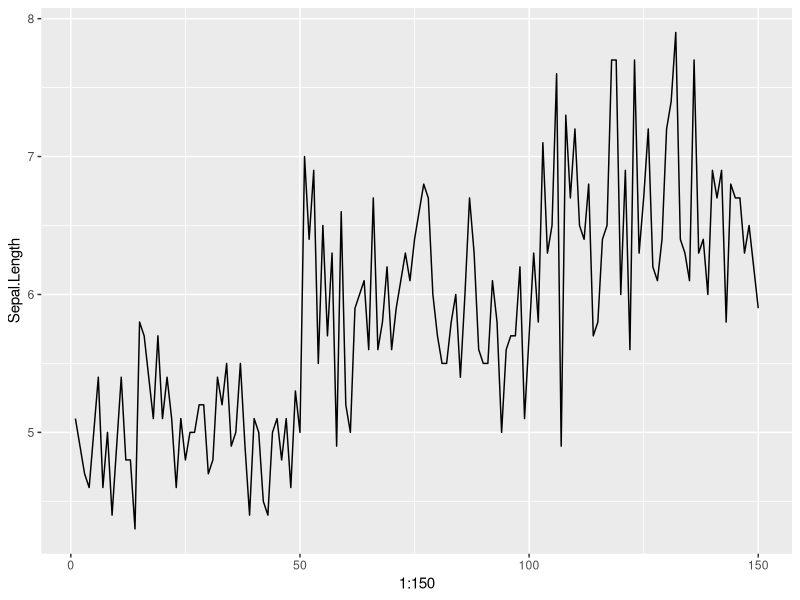
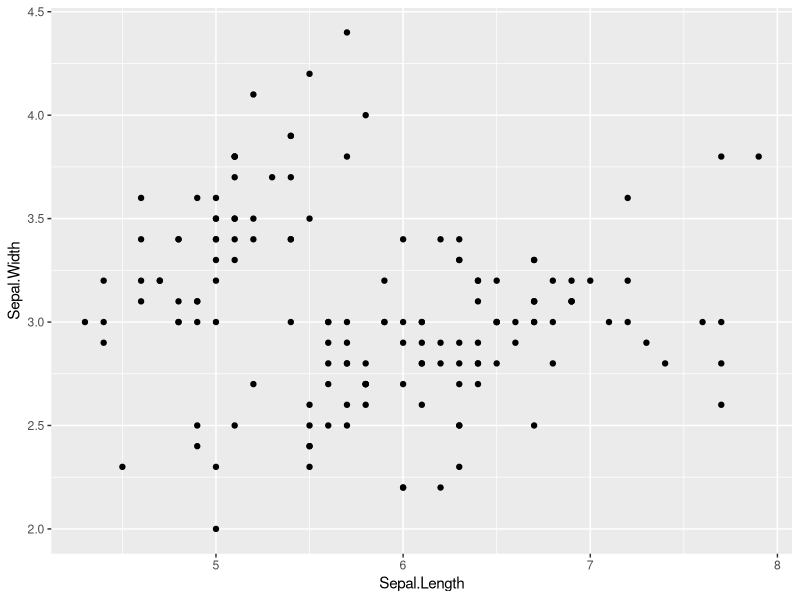
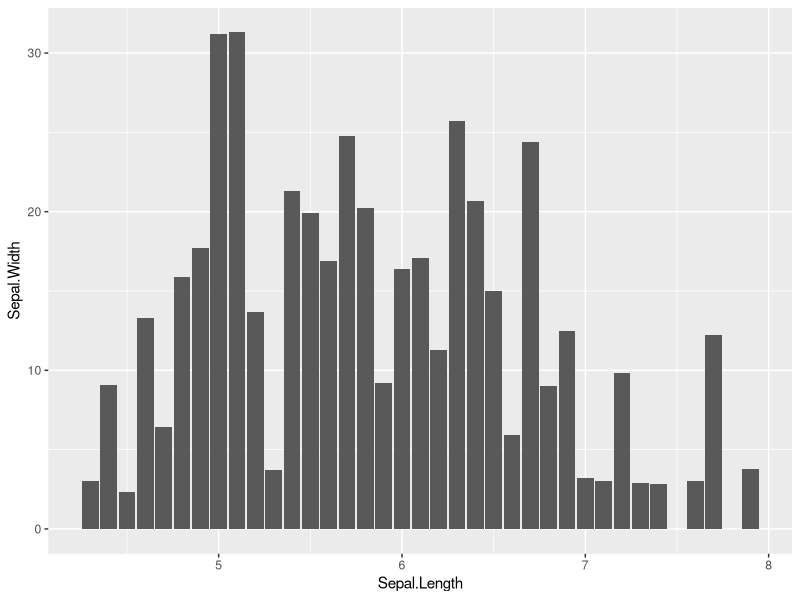
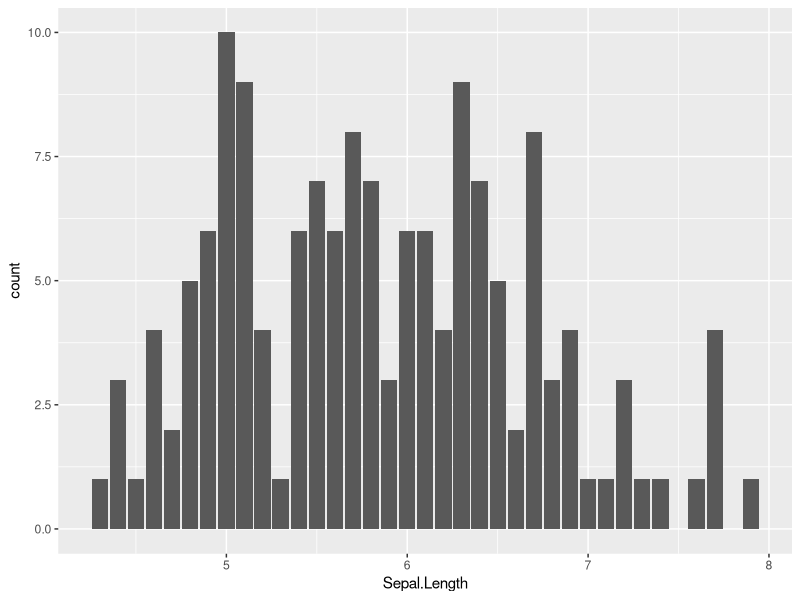
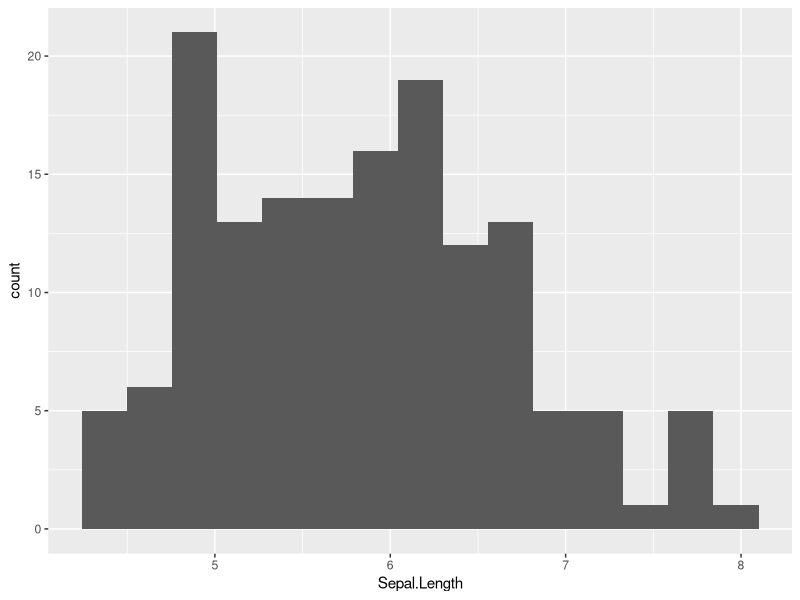
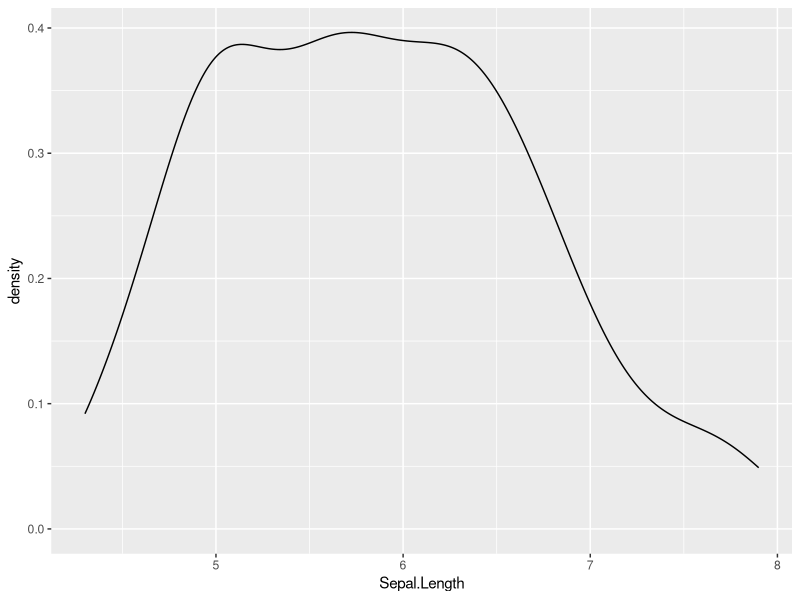
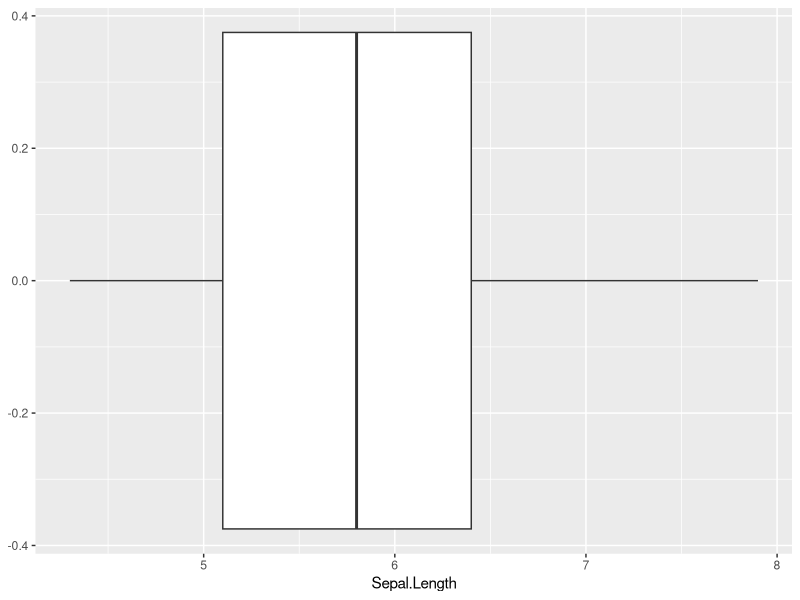

Generate these figures, in order, with R:
iris
View(iris)

library(ggplot2)
#line Plot
data=iris

#Line chart
ggplot(data, aes(1:150, Sepal.Length)) + geom_line()

#Scatter plot
ggplot(data, aes(x=Sepal.Length, y=Sepal.Width)) + geom_point()

#Bar chart
ggplot(data, aes(x=Sepal.Length, y=Sepal.Width)) + geom_col()

#Histogram 
ggplot(data, aes(x= Sepal.Length)) + geom_bar()

#Histogram with bin
ggplot(data, aes(x= Sepal.Length)) + geom_histogram(bins=15)

#Density plot
ggplot(data, aes(Sepal.Length)) + geom_density()

#box plot
ggplot(data, aes(x = Sepal.Length)) + geom_boxplot()
